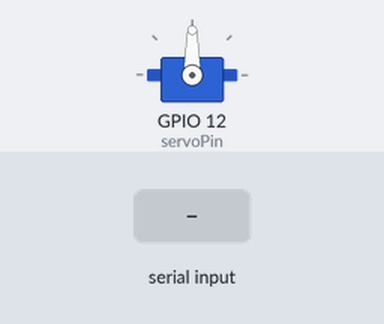
Bench run of a sketch on a simulated ESP32. Parts: servo. The inputs (shaded band) are chosen by the test bench.

Above: at 1.2 s.
1.3 s: "90,45\n" received over Serial
At 2.5 s:
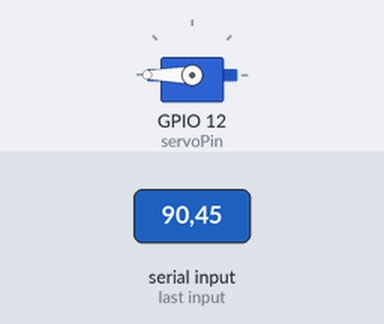
2.8 s: "5\n" received over Serial
At 3.8 s:
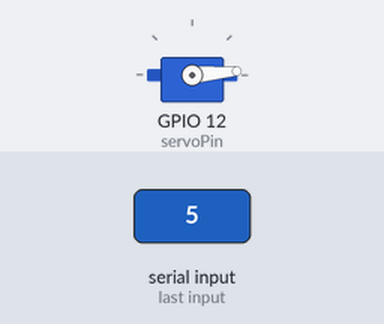
4.3 s: "30,150\n" received over Serial
At 4.9 s:
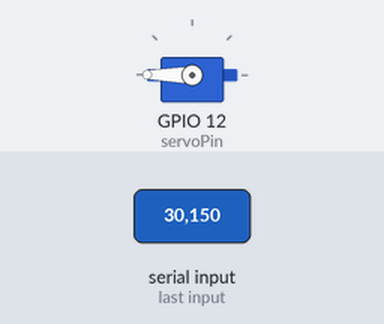
5.8 s: "90\n" received over Serial
At 7.2 s:
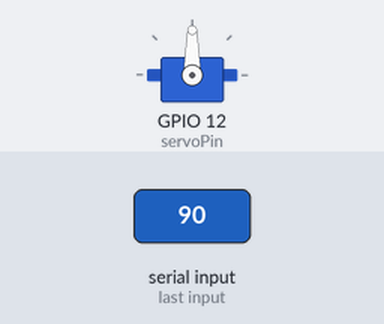
Timing chart, 0 to 8.3 s (numbered marks = the images above; inputs shaded):
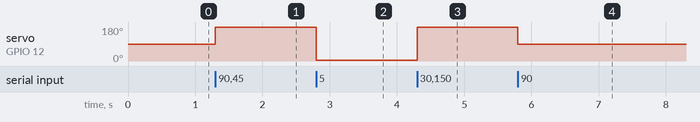

The sketch:

Servo_steering.ino
```cpp
#include <Servo_ESP32.h>

static const int servoPin = 12;
String inString = "";
Servo_ESP32 servo1;

void setup() {
    Serial.begin(115200);
    servo1.attach(servoPin);
}

void loop() {
  while (Serial.available() > 0) {
    int inChar = Serial.read();
    if (isDigit(inChar)) {
      inString += (char)inChar;
    }
    if (inChar == '\n') {
      servo1.write(inString.toInt());
      inString = "";
    }
  }
}
```

Measured:
- after the input at 1.3 s, servo on GPIO 12 (servoPin): 90° → 180° at once
- after the input at 2.8 s, servo on GPIO 12 (servoPin): 180° → 5° at once
- after the input at 4.3 s, servo on GPIO 12 (servoPin): 5° → 180° at once
- after the input at 5.8 s, servo on GPIO 12 (servoPin): 180° → 90° at once
